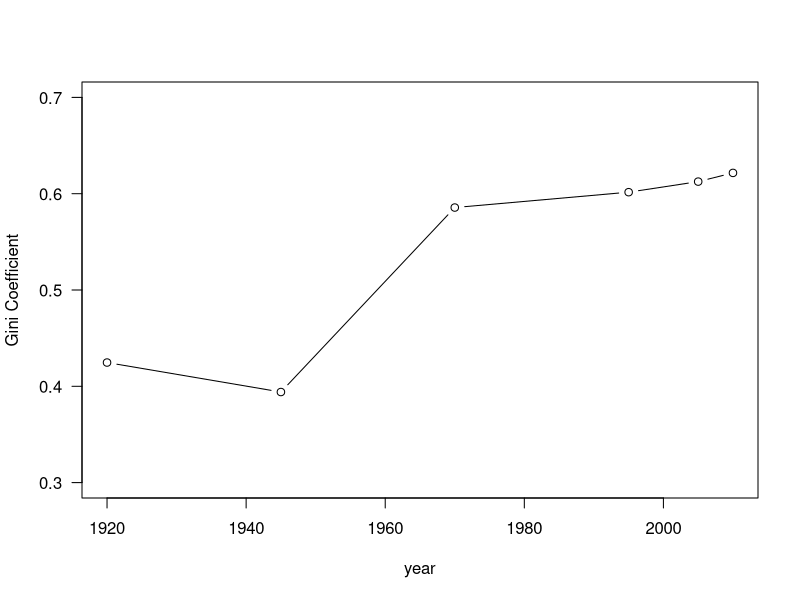

Generate this figure with R:
gini.coef <- function(x)
{
  if(length(which(is.na(x))) != 0){
    x <- x[-which(is.na(x))]
  }
  n <- length(x)
  x <- sort(x)
  x <- cumsum(x)
  x <- c(0, x/x[n])
  y <- seq(0, 1, length=n+1)
  return(2*sum(y-x)/n)
}


pop <- read.csv('pop1920-2010.csv', sep=',', header=T)
area <- read.csv('area47.csv', sep=',', header=F)
pop <- pop[-1]
area <- area[-1]
area <- rep(area, times=6)
pop <- pop/area
res <- apply(pop, 2, gini.coef)
year <- c(1920, 1945, 1970, 1995, 2005, 2010)
plot(year, res, ylim=c(0.3,0.7), ylab='Gini Coefficient', las=1, type='b')
